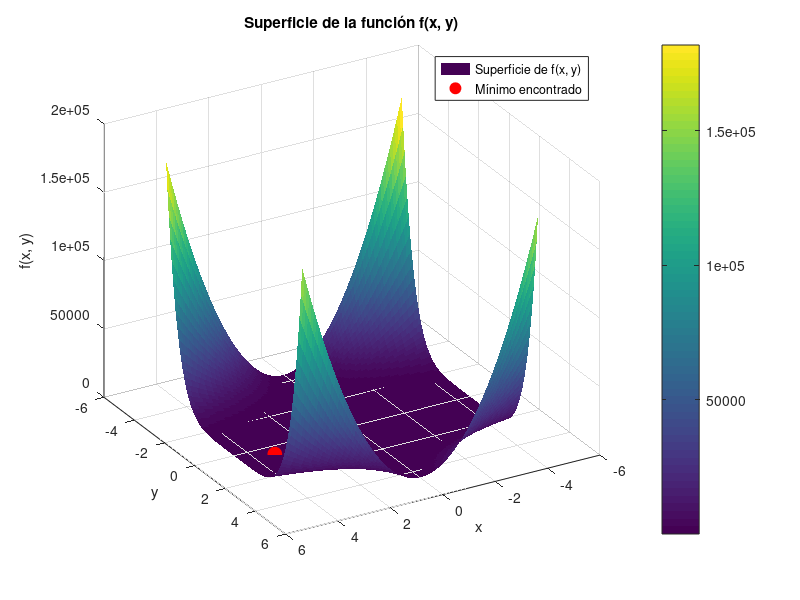
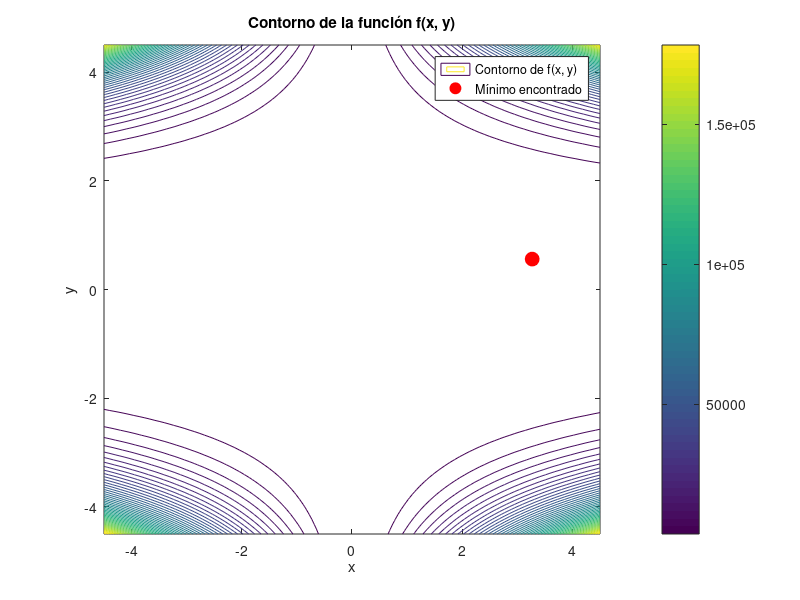

MATLAB code to generate these figures, in order:
% Aldo Alcantara Martinez  Grupo6CV3
% Codigo Busqueda valores
% Definir la función f(x, y)
f = @(x, y) (1.5 - x + x .* y).^2 + ...
            (2.25 - x + x .* y.^2).^2 + ...
            (2.625 - x + x .* y.^3).^2;

% Rango de valores para x e y
x_range = linspace(-4.5, 4.5, 100);
y_range = linspace(-4.5, 4.5, 100);

% Crear una malla de valores para x e y
[X, Y] = meshgrid(x_range, y_range);

% Evaluar la función en la malla
Z = f(X, Y);

% Graficar la superficie de la función
figure;
surf(X, Y, Z, 'EdgeColor', 'none');
colorbar;
title('Superficie de la función f(x, y)');
xlabel('x');
ylabel('y');
zlabel('f(x, y)');
view(150, 30);

% Realizar la búsqueda aleatoria
max_iter = 10000;
x_min = 0; y_min = 0; f_min = Inf; % Inicializar con valores máximos

for i = 1:max_iter
    % Generar valores aleatorios para x e y en el rango [-4.5, 4.5]
    x = -4.5 + (9.0) * rand();
    y = -4.5 + (9.0) * rand();
    
    % Evaluar la función f(x, y)
    f_value = f(x, y);
    
    % Si encontramos un nuevo mínimo, lo guardamos
    if f_value < f_min
        f_min = f_value;
        x_min = x;
        y_min = y;
    end
end

% Mostrar el valor mínimo encontrado
fprintf('Valor mínimo encontrado: x = %.6f, y = %.6f, f(x, y) = %.6f\n', x_min, y_min, f_min);

% Añadir el punto mínimo encontrado a la gráfica
hold on;
plot3(x_min, y_min, f_min, 'ro', 'MarkerSize', 10, 'MarkerFaceColor', 'r');
legend('Superficie de f(x, y)', 'Mínimo encontrado');

% Añadir una gráfica de contorno
figure;
contour(X, Y, Z, 50);
colorbar;
hold on;
plot(x_min, y_min, 'ro', 'MarkerSize', 10, 'MarkerFaceColor', 'r');
title('Contorno de la función f(x, y)');
xlabel('x');
ylabel('y');
legend('Contorno de f(x, y)', 'Mínimo encontrado');
